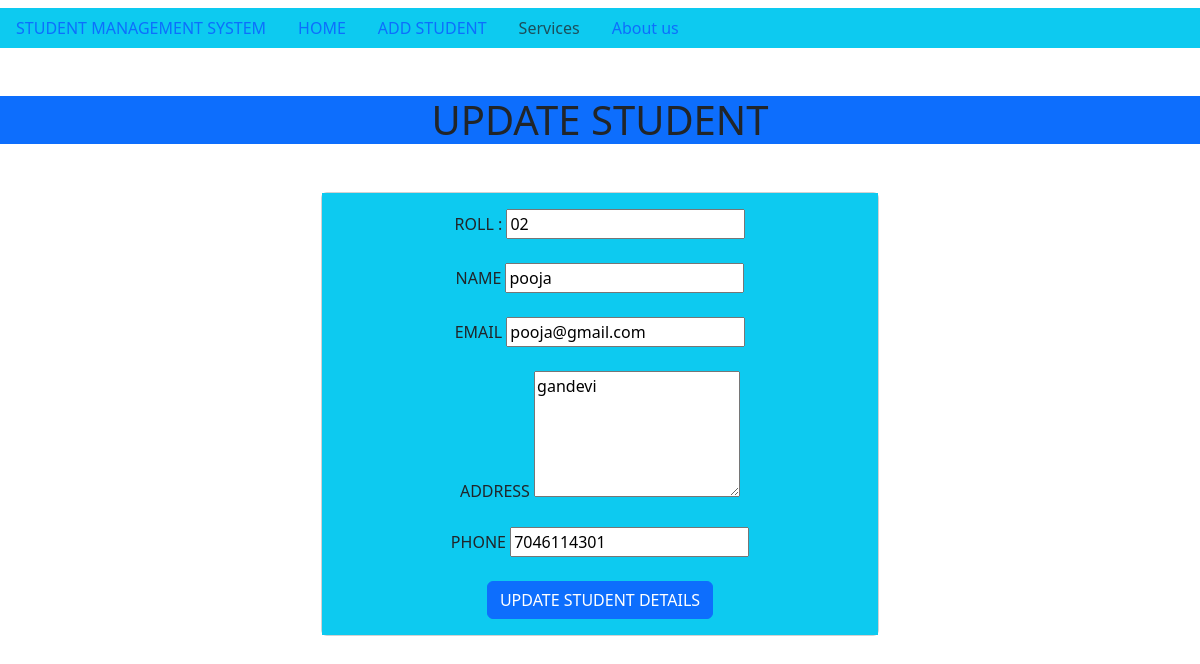
Page /student/student_update/2 on the committed database.
### student/models.py (models this page shows)
class Student(models.Model):
    roll=models.CharField(max_length=100)
    name=models.CharField(max_length=50)
    email=models.CharField(max_length=50)
    address=models.CharField(max_length=250)
    phone=models.CharField(max_length=10)

### student/views.py (the view)
# urls.py: path("student_update/<int:roll>",student_update),
def student_update(request,roll):
    std=Student.objects.get(pk=roll)
    return render(request,"student/student_update.html",{'std':std})

### template/student/student_update.html (shortened to what this page needs)
<!DOCTYPE html>
<html lang="en">
  <head>
    <link href="https://cdn.jsdelivr.net/npm/bootstrap@5.3.0/dist/css/bootstrap.min.css" rel="stylesheet">
  </head>
  <body>
    {% include 'student/navbar.html' %}
    <H1 class="text-center my-5 bg-primary ">UPDATE STUDENT</H1>
    <div class="container">
        <div class="row-md-6">
            <div class="col-md-6 offset-md-3 text-center">
                <div class="card">
                    <div class="card-body bg-info">
                        <form action="/student/do_student_update/{{std.id}}" method="POST">
                            <div class="md-3">
                                <label for="roll">ROLL  : </label>
                                <input name="std_roll" type="text" id="roll" class="from-control" placeholder="ENTER UR ROLL" value="{{std.roll}}" required>
                            </div><br>
                            <div class="md-3">
                                <label for="name">NAME</label>
                                <input name="std_name" type="text" id="name" class="from-control" placeholder="ENTER UR NAME" value="{{std.name}}" required>
                            </div><br>
                            <div class="md-3">
                                <label for="email">EMAIL</label>
                                <input name="std_email" type="email" id="email" class="from-control" placeholder="ENTER UR EMAIL" value="{{std.email}}" required>
                            </div><br>
                            <div class="md-3">
                                <label for="address">ADDRESS</label>
                            <textarea name="std_address" id="address"  rows="5" placeholder=" ENTER UR ADDRESS"  required>{{std.address}}</textarea>
                            </div><br>
                            <div class="md-3">
                                <label for="phone">PHONE</label>
                                <input name="std_phone" type="text" id="phone" class="from-control" placeholder="ENTER UR NAME" value="{{std.phone}}" required>
                            </div><br>
                            <div class="container">
                                <button class="btn btn-primary text-center">
                                    UPDATE STUDENT DETAILS
                                </button>
                            </div>
                        </form>
                    </div>
                </div>
            </div>
        </div>
    </div>
  </body>
</html>

### rows in the picture
Student: std_roll "02", std_name "pooja", std_email "pooja@gmail.com", std_address "gandevi", std_phone "7046114301"
